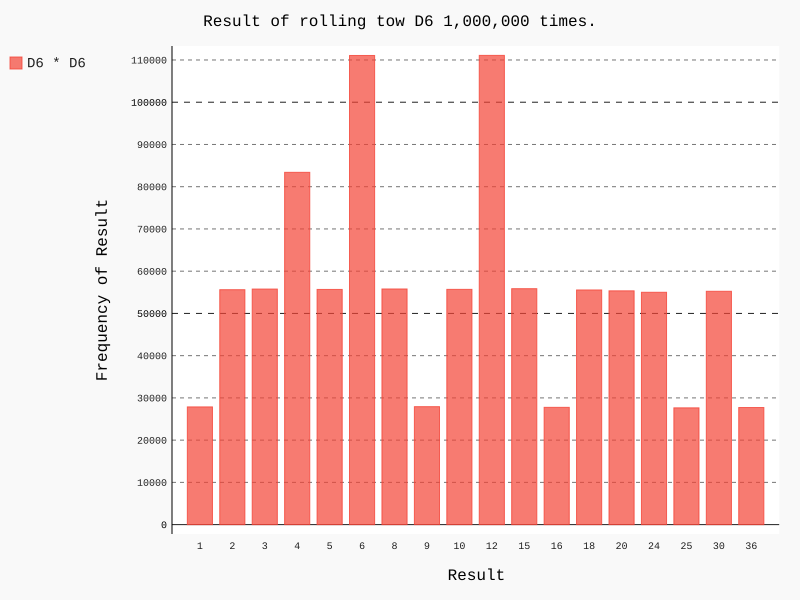

Generate this figure with Python:
import pygal

from die import Die

#对结果进行可视化
hist = pygal.Bar()

hist.title = "Result of rolling tow D6 1,000,000 times."
hist.x_labels = []
hist.x_title = "Result"
hist.y_title = "Frequency of Result"

#创建一个Die()
die_1 = Die()
die_2 = Die()

#掷几次骰子，并将结果存储在一个列表中
results = []
for roll_num in range(1000000):
    result = die_1.roll() * die_2.roll()
    results.append(result)

#分析结果
frequencies = []
max_result = die_1.num_sides * die_2.num_sides
for value in range(1, max_result+1):
    frequency = results.count(value)
    if frequency:
        frequencies.append(frequency)
        hist.x_labels.append(str(value))

# print(frequencies)



hist.add('D6 * D6', frequencies)
hist.render_to_file('mult_dice_visual.svg')
